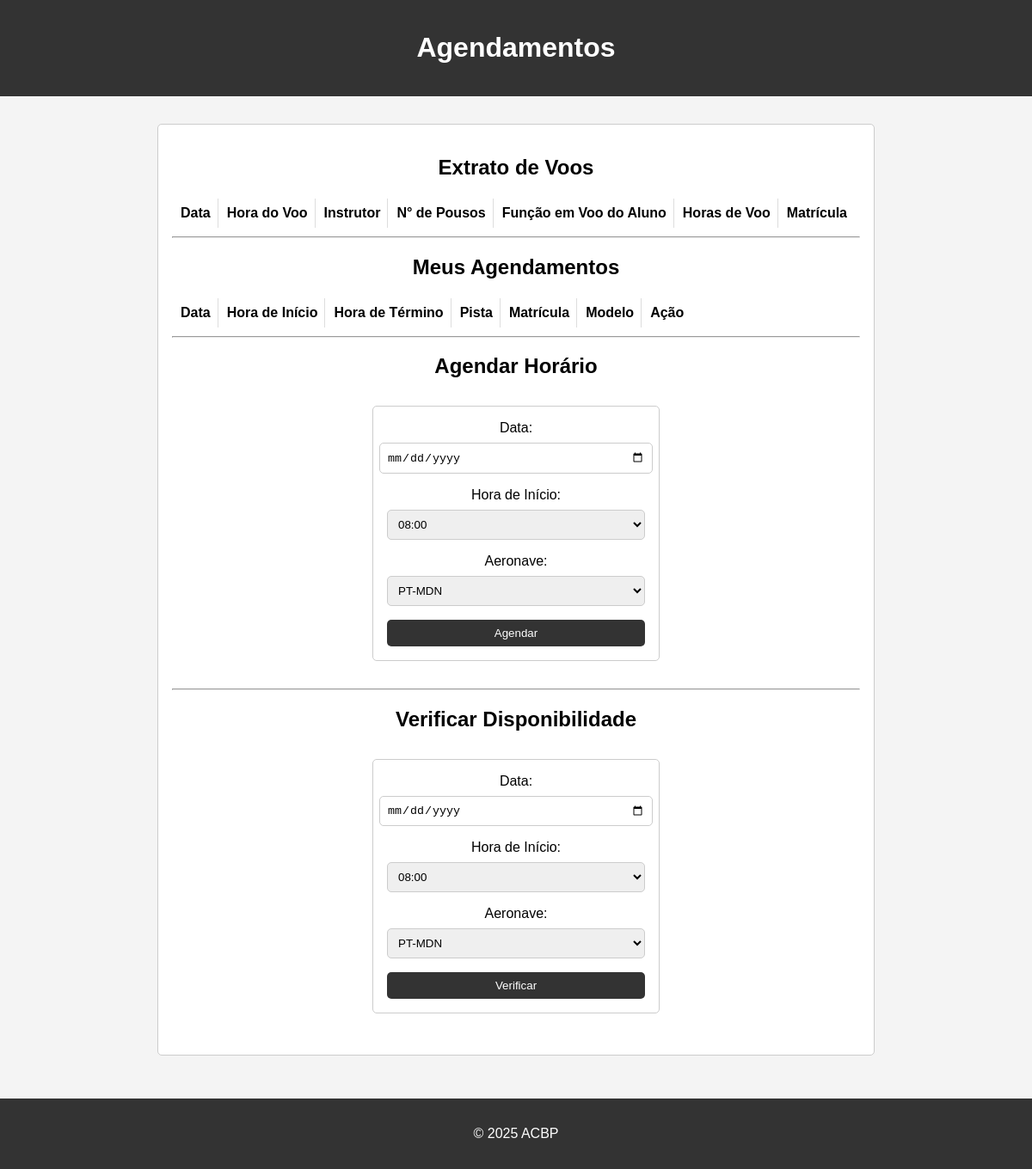
Before: /schedule.php (signed in) with the older database file.
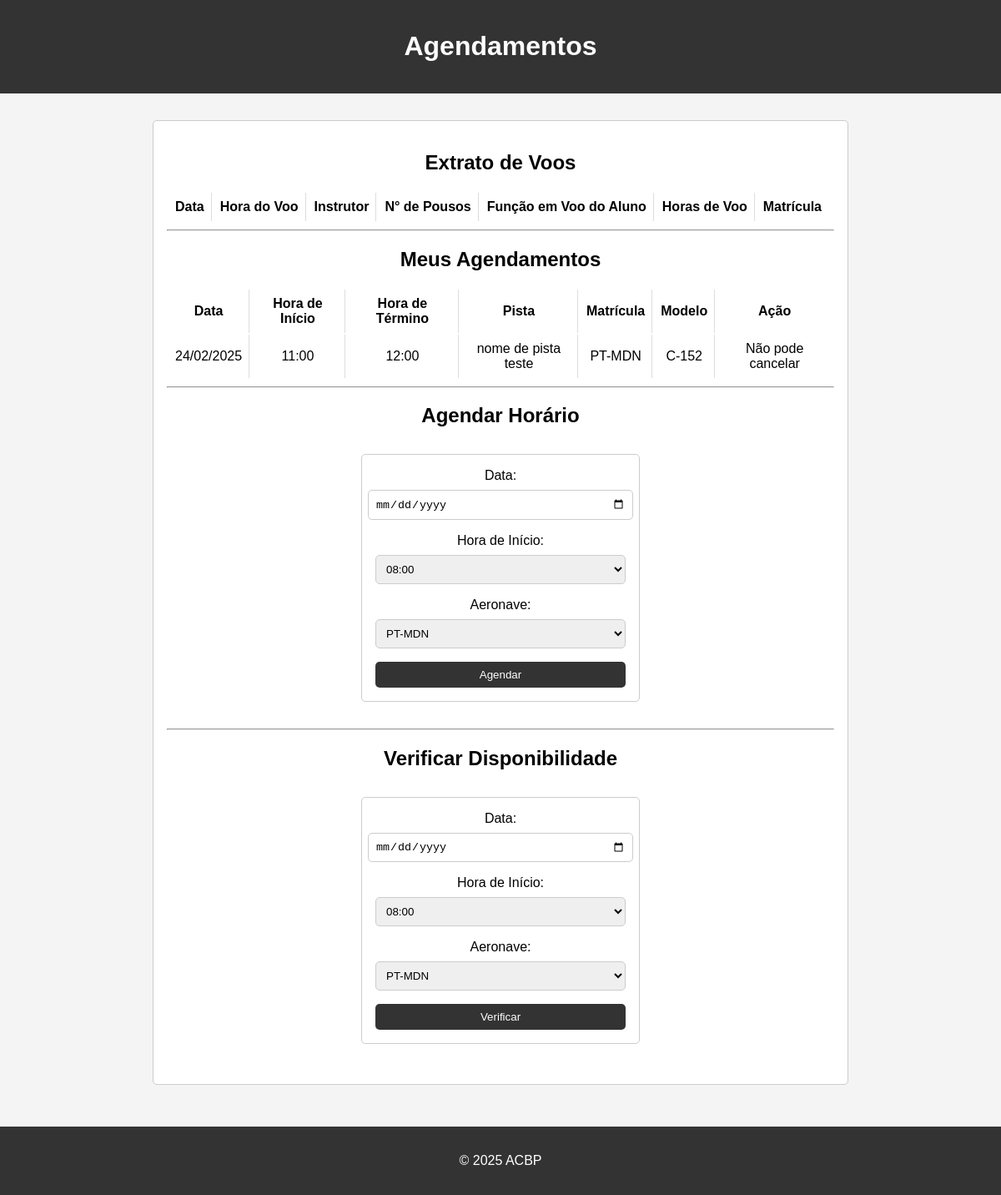
After: the same page with the newer database file.
### tables this page shows
CREATE TABLE `schedules` (
  `id` int(11) NOT NULL,
  `user_id` int(11) NOT NULL,
  `date` date NOT NULL,
  `start_time` time NOT NULL,
  `end_time` time NOT NULL,
  `track_name` varchar(100) NOT NULL,
  `aircraft_id` int(11) NOT NULL
);

CREATE TABLE `aeronaves` (
  `id` int(11) NOT NULL,
  `matricula` varchar(50) NOT NULL,
  `modelo` varchar(100) NOT NULL,
  `horas_totais` int(11) NOT NULL,
  `horas_desde_ultima_revisao` int(11) NOT NULL,
  `horas_ate_proxima_revisao` int(11) NOT NULL,
  `ultima_manutencao` date NOT NULL
);

### schedule.php (the view, shortened to what the changed rows need)
<?php
include 'db_connection.php';
?>
<!DOCTYPE html>
<html lang="en">
<head>
    <link rel="stylesheet" href="style.css">
</head>
<body>
    <header>
        <h1>Agendamentos</h1>
    </header>
    <section class="schedule-container">
        <h2>Extrato de Voos</h2>
        <div class="table-responsive">
            <table class="user-schedule-table">
                <thead>
                    <tr>
                        <th>Data</th>
                        <th>Hora do Voo</th>
                        <th>Instrutor</th>
                        <th>N° de Pousos</th>
                        <th>Função em Voo do Aluno</th>
                        <th>Horas de Voo</th>
                        <th>Matrícula</th>
                    </tr>
                </thead>
            </table>
        </div>
        <h2>Meus Agendamentos</h2>
        <div class="table-responsive">
            <table class="user-schedule-table">
                <thead>
                    <tr>
                        <th>Data</th>
                        <th>Hora de Início</th>
                        <th>Hora de Término</th>
                        <th>Pista</th>
                        <th>Matrícula</th>
                        <th>Modelo</th>
                        <th>Ação</th>
                    </tr>
                </thead>
                <tbody>
                    <?php
                    $user_schedules = $conn->query("SELECT schedules.*, aeronaves.matricula, aeronaves.modelo FROM schedules JOIN aeronaves ON schedules.aircraft_id = aeronaves.id WHERE schedules.user_id = " . $_SESSION['user_id'] . " AND schedules.status != 'Fechado' ORDER BY date, start_time");
                    while ($schedule = $user_schedules->fetch_assoc()) {
                        $schedule_time = strtotime($schedule['date'] . ' ' . $schedule['start_time']);
                        $current_time = time();
                        $can_cancel = ($schedule_time - $current_time) >= 86400;
                        echo '<tr>
                            <td>' . date('d/m/Y', strtotime($schedule['date'])) . '</td>
                            <td>' . date('H:i', strtotime($schedule['start_time'])) . '</td>
                            <td>' . date('H:i', strtotime($schedule['end_time'])) . '</td>
                            <td>' . $schedule['track_name'] . '</td>
                            <td>' . $schedule['matricula'] . '</td>
                            <td>' . $schedule['modelo'] . '</td>';
                        if ($can_cancel) {
                            echo '<td>
                                <form method="POST" style="display:inline;">
                                    <input type="hidden" name="cancel_schedule_id" value="' . $schedule['id'] . '">
                                    <button type="submit">Cancelar</button>
                                </form>
                            </td>';
                        } else {
                            echo '<td>Não pode cancelar</td>';
                        }
                        echo '</tr>';
                    }
                    ?>
                </tbody>
            </table>
        </div>
        <h2>Agendar Horário</h2>
        <h2>Verificar Disponibilidade</h2>
    </section>
<br>
</body>
</html>

Changed rows visible on the page:
added schedules: date "24/02/2025", start_time "11:00", end_time "12:00", track_name "nome de pista teste", aeronaves.matricula "PT-MDN", aeronaves.modelo "C-152", shows "Não pode cancelar"
